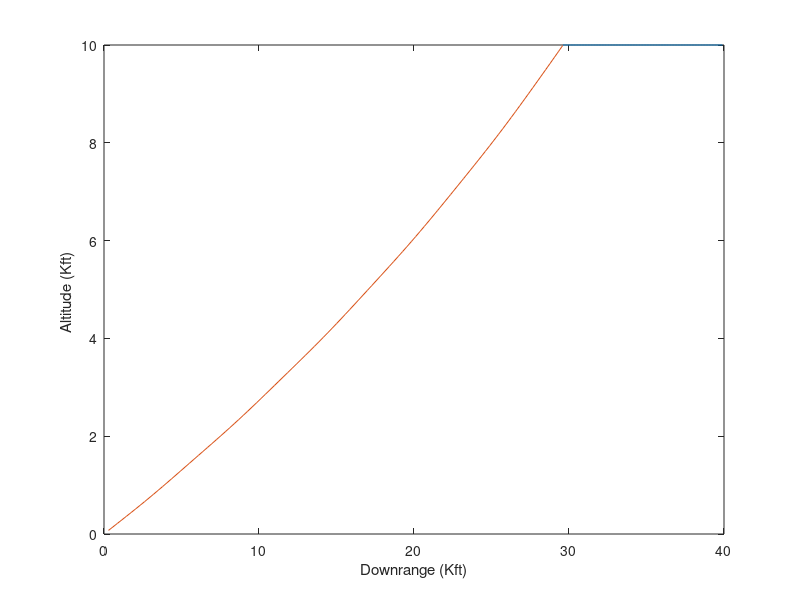
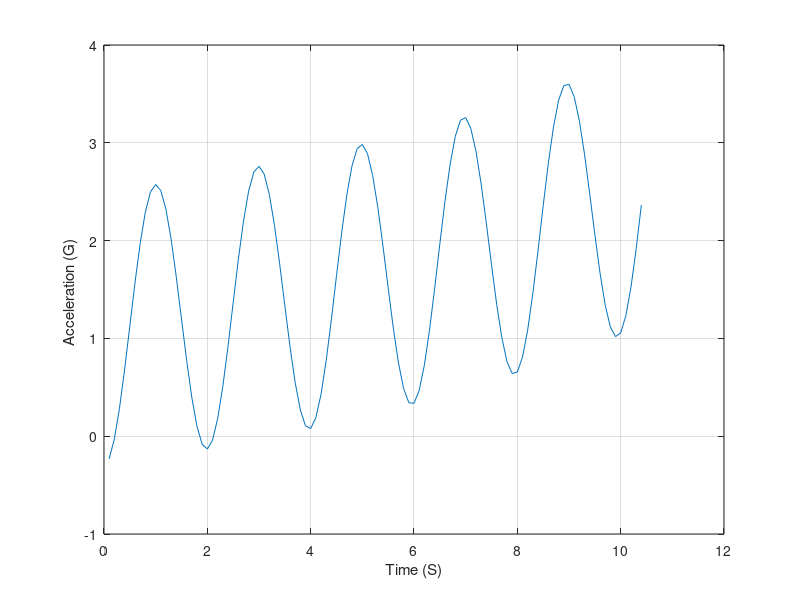

MATLAB code to generate these figures, in order:
clear
count=0;
VM=3000.;
VT=1000.;
XNT=0.;
RM1IC=0.;
RM2IC=1.;
RT1IC=40000.;
RT2IC=10000.;
HEDEG=0.;
XNP=10.;
TS=.1;
RT1=RT1IC;
RT2=RT2IC;
RM1=RM1IC;
RM2=RM2IC;
BETAT=0.;
VT1=-VT*cos(BETAT);
VT2=VT*sin(BETAT);
HE=HEDEG/57.3;
XNC=0.;
T=0.;
S=0.;
RTM1=RT1-RM1;
RTM2=RT2-RM2;
RTM=sqrt(RTM1^2+RTM2^2);
THETT=atan2(RT2,RT1);
VM1=VM*cos(THETT+HE);
VM2=VM*sin(THETT+HE);
VTM1=VT1-VM1;
VTM2=VT2-VM2;
VC=-(RTM1*VTM1+RTM2*VTM2)/RTM;
while VC >= 0        
  	if RTM < 1000
      		H=.0002;
   	else
      		H=.01;
   	end
   	BETATOLD=BETAT;
   	RT1OLD=RT1;
   	RT2OLD=RT2;
   	RM1OLD=RM1;
   	RM2OLD=RM2;
   	VM1OLD=VM1;
   	VM2OLD=VM2;
   	STEP=1;
   	FLAG=0;
	while STEP <=1
		if FLAG==1
			STEP=2;
         		BETAT=BETAT+H*BETATD;
         		RT1=RT1+H*VT1;
         		RT2=RT2+H*VT2;
         		RM1=RM1+H*VM1;
         		RM2=RM2+H*VM2;
         		VM1=VM1+H*AM1;
         		VM2=VM2+H*AM2;
         		T=T+H;
      		end
      		THETT=atan2(RT2,RT1);
      		THETM=atan2(RM2,RM1);
      		RT=sqrt(RT1^2+RT2^2);
      		RM=sqrt(RM1^2+RM2^2);
      		RTM1=RT1-RM1;
      		RTM2=RT2-RM2;
      		RTM=sqrt(RTM1^2+RTM2^2);
      		VTM1=VT1-VM1;
      		VTM2=VT2-VM2;
      		VC=-(RTM1*VTM1+RTM2*VTM2)/RTM;
      		XLAM=atan2(RTM2,RTM1);
      		XLAMD=(RTM1*VTM2-RTM2*VTM1)/(RTM*RTM);
      		XNC=XNP*RM*(THETT-THETM);
      		AM1=-XNC*sin(XLAM);
      		AM2=XNC*cos(XLAM);
      		VT1=-VT*cos(BETAT);
      		VT2=VT*sin(BETAT);
      		BETATD=XNT/VT;
      		FLAG=1;
   	end
   	FLAG=0;
   	BETAT=.5*(BETATOLD+BETAT+H*BETATD);
   	RT1=.5*(RT1OLD+RT1+H*VT1);
   	RT2=.5*(RT2OLD+RT2+H*VT2);
   	RM1=.5*(RM1OLD+RM1+H*VM1);
   	RM2=.5*(RM2OLD+RM2+H*VM2);
   	VM1=.5*(VM1OLD+VM1+H*AM1);
   	VM2=.5*(VM2OLD+VM2+H*AM2);
   	S=S+H;
   	if S>=(TS - 1e-5)
   		S=0.;
      		RT1K=RT1/1000.;
      		RT2K=RT2/1000.;
      		RM1K=RM1/1000.;
      		RM2K=RM2/1000.;
      		count=count+1;
      		ArrayT(count)=T;
      		ArrayRT1K(count)=RT1K;
      		ArrayRT2K(count)=RT2K;
      		ArrayRM1K(count)=RM1K;
      		ArrayRM2K(count)=RM2K;
      		ArrayXNCG(count)=XNC/32.2;
   	end
end
RTM
figure
plot(ArrayRT1K,ArrayRT2K,ArrayRM1K,ArrayRM2K)
xlabel('Downrange (Kft)')
ylabel('Altitude (Kft) ')
figure
plot(ArrayT,ArrayXNCG),grid
xlabel('Time (S)')
ylabel('Acceleration (G) ')
clc
output=[ArrayT',ArrayRT1K',ArrayRT2K',ArrayRM1K',ArrayRM2K',ArrayXNCG'];
save datfil output -ascii
disp 'simulation finished'
